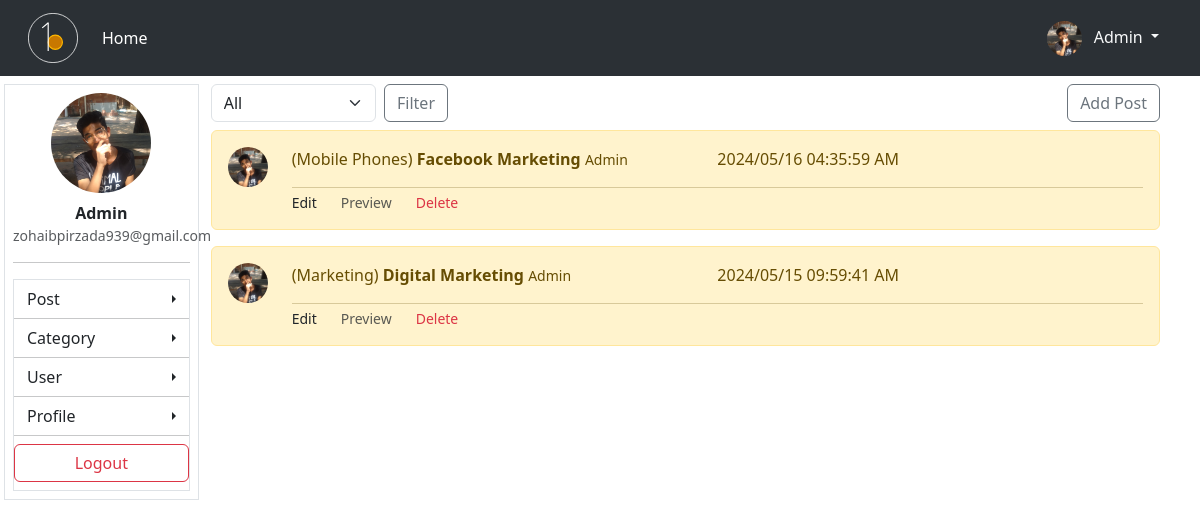
Page /dashboard/all-post/ (signed in) on the earlier database version.
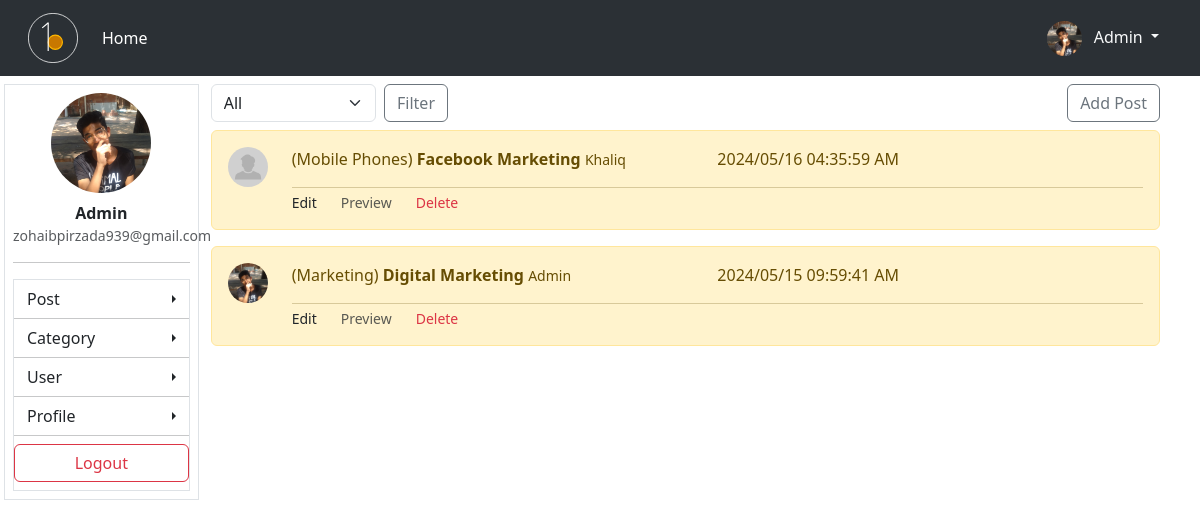
Same page on the later database version.
### blog/models.py (models this page shows, shortened)
class Blog(models.Model):
    user = models.ForeignKey(User, on_delete=models.CASCADE)
    category = models.ForeignKey(Category, on_delete=models.CASCADE)
    title = models.CharField(max_length=200)
    thumbnail_image = models.ImageField(upload_to='blog/img')
    pub_date = models.DateTimeField(auto_now_add=True)
    body = RichTextField()

class Profile(models.Model):
    user = models.OneToOneField(User, on_delete=models.CASCADE)
    profile_pic = models.ImageField(upload_to='images', default='image/profile.png')
    staff = models.CharField(max_length=20, choices=STAFF_SELECTOR , default='Pending')

class Category(models.Model):
    user = models.ForeignKey(User, on_delete=models.CASCADE, related_name='cat_user')
    name = models.CharField(max_length=200)
    cat_image = models.ImageField(upload_to='cat/img', blank=True)
    create_date = models.DateTimeField(auto_now_add=True)
    def __str__(self):
        return self.name

### dashboard/views.py (the view)
# urls.py: path('all-post/', views.all_post, name='all_post'),
def all_post(request):
    user = get_object_or_404(User, id=request.user.id)
    profile = get_object_or_404(Profile, user=user)
    if profile.staff == 'Approved':
        all_post = Blog.objects.order_by('-pub_date')
        filter_user = User.objects.filter(profile__staff='Approved')
        if request.method == "GET":
            select = request.GET.get('filter')
            if select != None:
                all_post = Blog.objects.filter(user__username=select).order_by('-pub_date')
            if select == 'All':
                return redirect('all_post')
        return render(request, 'all_post.html', {"all_post" : all_post, 'filter_user' : filter_user, 'select' : select})
    else:
        messages.success(request, 'Your are not team staff')
        return redirect('index')

### dashboard/templates/all_post.html (shortened to what this page needs)
{% extends 'dashboard/base.html' %}
{% block content %}
<div class="w-100 d-flex align-items-center justify-content-between mb-2">
    <div class="w-25">
        <form method="get" class="d-flex gap-2 align-items-center">
            <select name="filter" id="filter" class="form-select">
                <option value="All">All</option>
            </select>
            <button type="submit" class="btn btn-outline-secondary">Filter</button>
        </form>
    </div>
    <a href="{% url 'add_blog' %}" class="btn btn-outline-secondary">Add Post</a>
</div>
{% for post in all_post %}
<div class="alert alert-warning" role="alert">
    <div class="row">
        <div class="col-auto"><img src="{{post.user.profile.profile_pic.url}}"
                class="rounded-circle object-fit-cover" style="object-position: 0% 0%;" width="40px" height="40px"
                alt=""></div>
        <div class="col">
            <div class="w-100 d-flex">
                <div class="w-75">
                    ({{post.category}})
                    <strong>{{post.title|capfirst}}</strong>
                    <small> {{post.user.username|capfirst}}</small>
                </div>
                <div class="w-75">
                    <p>{{post.pub_date|date:'Y/m/d H:i:s A'}} </p>
                </div>
            </div>
            <hr class="m-0">
            <div class="w-100 row">
                <div class="col-auto form-text"><a class="text-dark text-decoration-none" href="{% url 'edit_post' post.id %}">Edit</a></div>
                <div class="col-auto form-text">Preview</div>
                <div class="col-auto form-text "><a class="text-danger " style="text-decoration: none;" href="{% url 'delete_post' post.id %}">Delete</a></div>
            </div>
        </div>
    </div>
</div>
{% endfor  %}
{% endblock content %}

Differences in the rows shown:
changed Blog "Facebook Marketing": user.profile.profile_pic: picture removed, a placeholder shows; user.username "Admin" → "Khaliq"
